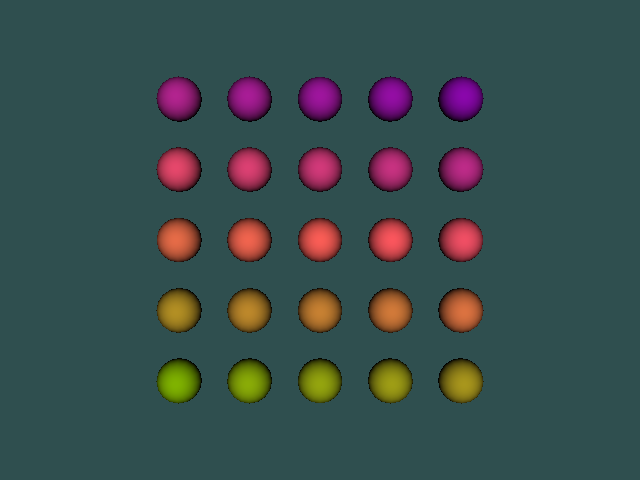

Write Python code to recreate this figure.
#!/usr/bin/env python

# Demonstrate vtkInteractorStyleRubberBandZoom, which allows the user to
# draw a rectangle to zoom into a region of the scene.  A grid of spheres
# provides visual context for the zoom operation.

# Factory overrides: importing these modules registers the OpenGL rendering
# and interaction style implementations for vtkRenderingCore factory classes.
import vtkmodules.vtkInteractionStyle  # noqa: F401
import vtkmodules.vtkRenderingOpenGL2  # noqa: F401

# VTK pipeline classes used in this example
from vtkmodules.vtkFiltersSources import vtkSphereSource
from vtkmodules.vtkInteractionStyle import vtkInteractorStyleRubberBandZoom
from vtkmodules.vtkRenderingCore import (
    vtkActor,
    vtkPolyDataMapper,
    vtkRenderWindow,
    vtkRenderWindowInteractor,
    vtkRenderer,
)

# Colors (normalized RGB)
dark_slate_gray_rgb = (0.184, 0.310, 0.310)

# Sources: 5x5 grid of spheres
sphere_0 = vtkSphereSource()
sphere_0.SetCenter(0.0, 0.0, 0)
sphere_0.SetRadius(0.8)
sphere_0.SetPhiResolution(16)
sphere_0.SetThetaResolution(16)

sphere_1 = vtkSphereSource()
sphere_1.SetCenter(2.5, 0.0, 0)
sphere_1.SetRadius(0.8)
sphere_1.SetPhiResolution(16)
sphere_1.SetThetaResolution(16)

sphere_2 = vtkSphereSource()
sphere_2.SetCenter(5.0, 0.0, 0)
sphere_2.SetRadius(0.8)
sphere_2.SetPhiResolution(16)
sphere_2.SetThetaResolution(16)

sphere_3 = vtkSphereSource()
sphere_3.SetCenter(7.5, 0.0, 0)
sphere_3.SetRadius(0.8)
sphere_3.SetPhiResolution(16)
sphere_3.SetThetaResolution(16)

sphere_4 = vtkSphereSource()
sphere_4.SetCenter(10.0, 0.0, 0)
sphere_4.SetRadius(0.8)
sphere_4.SetPhiResolution(16)
sphere_4.SetThetaResolution(16)

sphere_5 = vtkSphereSource()
sphere_5.SetCenter(0.0, 2.5, 0)
sphere_5.SetRadius(0.8)
sphere_5.SetPhiResolution(16)
sphere_5.SetThetaResolution(16)

sphere_6 = vtkSphereSource()
sphere_6.SetCenter(2.5, 2.5, 0)
sphere_6.SetRadius(0.8)
sphere_6.SetPhiResolution(16)
sphere_6.SetThetaResolution(16)

sphere_7 = vtkSphereSource()
sphere_7.SetCenter(5.0, 2.5, 0)
sphere_7.SetRadius(0.8)
sphere_7.SetPhiResolution(16)
sphere_7.SetThetaResolution(16)

sphere_8 = vtkSphereSource()
sphere_8.SetCenter(7.5, 2.5, 0)
sphere_8.SetRadius(0.8)
sphere_8.SetPhiResolution(16)
sphere_8.SetThetaResolution(16)

sphere_9 = vtkSphereSource()
sphere_9.SetCenter(10.0, 2.5, 0)
sphere_9.SetRadius(0.8)
sphere_9.SetPhiResolution(16)
sphere_9.SetThetaResolution(16)

sphere_10 = vtkSphereSource()
sphere_10.SetCenter(0.0, 5.0, 0)
sphere_10.SetRadius(0.8)
sphere_10.SetPhiResolution(16)
sphere_10.SetThetaResolution(16)

sphere_11 = vtkSphereSource()
sphere_11.SetCenter(2.5, 5.0, 0)
sphere_11.SetRadius(0.8)
sphere_11.SetPhiResolution(16)
sphere_11.SetThetaResolution(16)

sphere_12 = vtkSphereSource()
sphere_12.SetCenter(5.0, 5.0, 0)
sphere_12.SetRadius(0.8)
sphere_12.SetPhiResolution(16)
sphere_12.SetThetaResolution(16)

sphere_13 = vtkSphereSource()
sphere_13.SetCenter(7.5, 5.0, 0)
sphere_13.SetRadius(0.8)
sphere_13.SetPhiResolution(16)
sphere_13.SetThetaResolution(16)

sphere_14 = vtkSphereSource()
sphere_14.SetCenter(10.0, 5.0, 0)
sphere_14.SetRadius(0.8)
sphere_14.SetPhiResolution(16)
sphere_14.SetThetaResolution(16)

sphere_15 = vtkSphereSource()
sphere_15.SetCenter(0.0, 7.5, 0)
sphere_15.SetRadius(0.8)
sphere_15.SetPhiResolution(16)
sphere_15.SetThetaResolution(16)

sphere_16 = vtkSphereSource()
sphere_16.SetCenter(2.5, 7.5, 0)
sphere_16.SetRadius(0.8)
sphere_16.SetPhiResolution(16)
sphere_16.SetThetaResolution(16)

sphere_17 = vtkSphereSource()
sphere_17.SetCenter(5.0, 7.5, 0)
sphere_17.SetRadius(0.8)
sphere_17.SetPhiResolution(16)
sphere_17.SetThetaResolution(16)

sphere_18 = vtkSphereSource()
sphere_18.SetCenter(7.5, 7.5, 0)
sphere_18.SetRadius(0.8)
sphere_18.SetPhiResolution(16)
sphere_18.SetThetaResolution(16)

sphere_19 = vtkSphereSource()
sphere_19.SetCenter(10.0, 7.5, 0)
sphere_19.SetRadius(0.8)
sphere_19.SetPhiResolution(16)
sphere_19.SetThetaResolution(16)

sphere_20 = vtkSphereSource()
sphere_20.SetCenter(0.0, 10.0, 0)
sphere_20.SetRadius(0.8)
sphere_20.SetPhiResolution(16)
sphere_20.SetThetaResolution(16)

sphere_21 = vtkSphereSource()
sphere_21.SetCenter(2.5, 10.0, 0)
sphere_21.SetRadius(0.8)
sphere_21.SetPhiResolution(16)
sphere_21.SetThetaResolution(16)

sphere_22 = vtkSphereSource()
sphere_22.SetCenter(5.0, 10.0, 0)
sphere_22.SetRadius(0.8)
sphere_22.SetPhiResolution(16)
sphere_22.SetThetaResolution(16)

sphere_23 = vtkSphereSource()
sphere_23.SetCenter(7.5, 10.0, 0)
sphere_23.SetRadius(0.8)
sphere_23.SetPhiResolution(16)
sphere_23.SetThetaResolution(16)

sphere_24 = vtkSphereSource()
sphere_24.SetCenter(10.0, 10.0, 0)
sphere_24.SetRadius(0.8)
sphere_24.SetPhiResolution(16)
sphere_24.SetThetaResolution(16)

# Mapper + Actor 0
mapper_0 = vtkPolyDataMapper()
mapper_0.SetInputConnection(sphere_0.GetOutputPort())

actor_0 = vtkActor()
actor_0.SetMapper(mapper_0)
actor_0.GetProperty().SetColor(0.500, 0.700, 0.000)

# Mapper + Actor 1
mapper_1 = vtkPolyDataMapper()
mapper_1.SetInputConnection(sphere_1.GetOutputPort())

actor_1 = vtkActor()
actor_1.SetMapper(mapper_1)
actor_1.GetProperty().SetColor(0.540, 0.672, 0.028)

# Mapper + Actor 2
mapper_2 = vtkPolyDataMapper()
mapper_2.SetInputConnection(sphere_2.GetOutputPort())

actor_2 = vtkActor()
actor_2.SetMapper(mapper_2)
actor_2.GetProperty().SetColor(0.580, 0.644, 0.056)

# Mapper + Actor 3
mapper_3 = vtkPolyDataMapper()
mapper_3.SetInputConnection(sphere_3.GetOutputPort())

actor_3 = vtkActor()
actor_3.SetMapper(mapper_3)
actor_3.GetProperty().SetColor(0.620, 0.616, 0.084)

# Mapper + Actor 4
mapper_4 = vtkPolyDataMapper()
mapper_4.SetInputConnection(sphere_4.GetOutputPort())

actor_4 = vtkActor()
actor_4.SetMapper(mapper_4)
actor_4.GetProperty().SetColor(0.660, 0.588, 0.112)

# Mapper + Actor 5
mapper_5 = vtkPolyDataMapper()
mapper_5.SetInputConnection(sphere_5.GetOutputPort())

actor_5 = vtkActor()
actor_5.SetMapper(mapper_5)
actor_5.GetProperty().SetColor(0.700, 0.560, 0.140)

# Mapper + Actor 6
mapper_6 = vtkPolyDataMapper()
mapper_6.SetInputConnection(sphere_6.GetOutputPort())

actor_6 = vtkActor()
actor_6.SetMapper(mapper_6)
actor_6.GetProperty().SetColor(0.740, 0.532, 0.168)

# Mapper + Actor 7
mapper_7 = vtkPolyDataMapper()
mapper_7.SetInputConnection(sphere_7.GetOutputPort())

actor_7 = vtkActor()
actor_7.SetMapper(mapper_7)
actor_7.GetProperty().SetColor(0.780, 0.504, 0.196)

# Mapper + Actor 8
mapper_8 = vtkPolyDataMapper()
mapper_8.SetInputConnection(sphere_8.GetOutputPort())

actor_8 = vtkActor()
actor_8.SetMapper(mapper_8)
actor_8.GetProperty().SetColor(0.820, 0.476, 0.224)

# Mapper + Actor 9
mapper_9 = vtkPolyDataMapper()
mapper_9.SetInputConnection(sphere_9.GetOutputPort())

actor_9 = vtkActor()
actor_9.SetMapper(mapper_9)
actor_9.GetProperty().SetColor(0.860, 0.448, 0.252)

# Mapper + Actor 10
mapper_10 = vtkPolyDataMapper()
mapper_10.SetInputConnection(sphere_10.GetOutputPort())

actor_10 = vtkActor()
actor_10.SetMapper(mapper_10)
actor_10.GetProperty().SetColor(0.900, 0.420, 0.280)

# Mapper + Actor 11
mapper_11 = vtkPolyDataMapper()
mapper_11.SetInputConnection(sphere_11.GetOutputPort())

actor_11 = vtkActor()
actor_11.SetMapper(mapper_11)
actor_11.GetProperty().SetColor(0.940, 0.392, 0.308)

# Mapper + Actor 12
mapper_12 = vtkPolyDataMapper()
mapper_12.SetInputConnection(sphere_12.GetOutputPort())

actor_12 = vtkActor()
actor_12.SetMapper(mapper_12)
actor_12.GetProperty().SetColor(0.980, 0.364, 0.336)

# Mapper + Actor 13
mapper_13 = vtkPolyDataMapper()
mapper_13.SetInputConnection(sphere_13.GetOutputPort())

actor_13 = vtkActor()
actor_13.SetMapper(mapper_13)
actor_13.GetProperty().SetColor(0.980, 0.336, 0.364)

# Mapper + Actor 14
mapper_14 = vtkPolyDataMapper()
mapper_14.SetInputConnection(sphere_14.GetOutputPort())

actor_14 = vtkActor()
actor_14.SetMapper(mapper_14)
actor_14.GetProperty().SetColor(0.940, 0.308, 0.392)

# Mapper + Actor 15
mapper_15 = vtkPolyDataMapper()
mapper_15.SetInputConnection(sphere_15.GetOutputPort())

actor_15 = vtkActor()
actor_15.SetMapper(mapper_15)
actor_15.GetProperty().SetColor(0.900, 0.280, 0.420)

# Mapper + Actor 16
mapper_16 = vtkPolyDataMapper()
mapper_16.SetInputConnection(sphere_16.GetOutputPort())

actor_16 = vtkActor()
actor_16.SetMapper(mapper_16)
actor_16.GetProperty().SetColor(0.860, 0.252, 0.448)

# Mapper + Actor 17
mapper_17 = vtkPolyDataMapper()
mapper_17.SetInputConnection(sphere_17.GetOutputPort())

actor_17 = vtkActor()
actor_17.SetMapper(mapper_17)
actor_17.GetProperty().SetColor(0.820, 0.224, 0.476)

# Mapper + Actor 18
mapper_18 = vtkPolyDataMapper()
mapper_18.SetInputConnection(sphere_18.GetOutputPort())

actor_18 = vtkActor()
actor_18.SetMapper(mapper_18)
actor_18.GetProperty().SetColor(0.780, 0.196, 0.504)

# Mapper + Actor 19
mapper_19 = vtkPolyDataMapper()
mapper_19.SetInputConnection(sphere_19.GetOutputPort())

actor_19 = vtkActor()
actor_19.SetMapper(mapper_19)
actor_19.GetProperty().SetColor(0.740, 0.168, 0.532)

# Mapper + Actor 20
mapper_20 = vtkPolyDataMapper()
mapper_20.SetInputConnection(sphere_20.GetOutputPort())

actor_20 = vtkActor()
actor_20.SetMapper(mapper_20)
actor_20.GetProperty().SetColor(0.700, 0.140, 0.560)

# Mapper + Actor 21
mapper_21 = vtkPolyDataMapper()
mapper_21.SetInputConnection(sphere_21.GetOutputPort())

actor_21 = vtkActor()
actor_21.SetMapper(mapper_21)
actor_21.GetProperty().SetColor(0.660, 0.112, 0.588)

# Mapper + Actor 22
mapper_22 = vtkPolyDataMapper()
mapper_22.SetInputConnection(sphere_22.GetOutputPort())

actor_22 = vtkActor()
actor_22.SetMapper(mapper_22)
actor_22.GetProperty().SetColor(0.620, 0.084, 0.616)

# Mapper + Actor 23
mapper_23 = vtkPolyDataMapper()
mapper_23.SetInputConnection(sphere_23.GetOutputPort())

actor_23 = vtkActor()
actor_23.SetMapper(mapper_23)
actor_23.GetProperty().SetColor(0.580, 0.056, 0.644)

# Mapper + Actor 24
mapper_24 = vtkPolyDataMapper()
mapper_24.SetInputConnection(sphere_24.GetOutputPort())

actor_24 = vtkActor()
actor_24.SetMapper(mapper_24)
actor_24.GetProperty().SetColor(0.540, 0.028, 0.672)

# Renderer: assemble the scene
renderer = vtkRenderer()
renderer.AddActor(actor_0)
renderer.AddActor(actor_1)
renderer.AddActor(actor_2)
renderer.AddActor(actor_3)
renderer.AddActor(actor_4)
renderer.AddActor(actor_5)
renderer.AddActor(actor_6)
renderer.AddActor(actor_7)
renderer.AddActor(actor_8)
renderer.AddActor(actor_9)
renderer.AddActor(actor_10)
renderer.AddActor(actor_11)
renderer.AddActor(actor_12)
renderer.AddActor(actor_13)
renderer.AddActor(actor_14)
renderer.AddActor(actor_15)
renderer.AddActor(actor_16)
renderer.AddActor(actor_17)
renderer.AddActor(actor_18)
renderer.AddActor(actor_19)
renderer.AddActor(actor_20)
renderer.AddActor(actor_21)
renderer.AddActor(actor_22)
renderer.AddActor(actor_23)
renderer.AddActor(actor_24)
renderer.SetBackground(dark_slate_gray_rgb)

# Window: display the rendered scene
render_window = vtkRenderWindow()
render_window.AddRenderer(renderer)
render_window.SetWindowName("rubber band zoom")
render_window.SetMultiSamples(0)
render_window.SetSize(640, 480)

# Interactor: handle mouse and keyboard events
interactor = vtkRenderWindowInteractor()
interactor.SetRenderWindow(render_window)

# Style: rubber-band zoom (draw a rectangle to zoom)
style = vtkInteractorStyleRubberBandZoom()
interactor.SetInteractorStyle(style)

# Launch the interactive visualization
interactor.Initialize()
interactor.Start()
